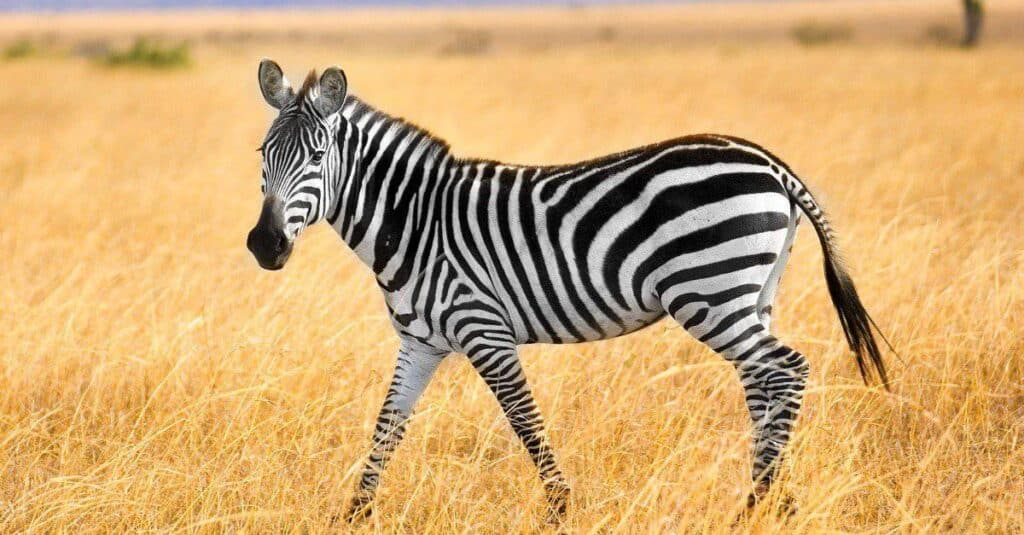
#> input picture Numpy/Zebra-in-field-e1653793342190-1024x535.jpg, 1024 x 535 px
$ jupyter execute 'matrix and 2D arrays in numpy.ipynb'   (shell and % lines are left out)
#> lines starting #> are read from the running program, lines starting #| are printed output that depends on the picture
# Not just 1D array we can create higher dimensional array in numpy for eg. 2D- array

[cell 1]
import numpy as np

[cell 2]
a = np.array([[1,2,3], [4,5,6]])

[cell 3]
a

[cell 4]
a.ndim

[cell 5]
a.shape

[cell 6]
a.dtype

[cell 7]
np.ones((3,2))

[cell 8]
np.eye(3,3)

[cell 9]
np.eye(3)

[cell 10]
np.full((3,2), 7)

[cell 11]
np.full((4,4), 0.6)

# Indexing and modifying values in 2D array

[cell 12]
a = np.array([[1,2,3], [4,5,6], [7,8,9]])

[cell 13]
a

[cell 14]
a.ndim

[cell 15]
a.shape

[cell 16]
a = np.array([[1,2,3], [4,5,6], [7,8,9]])

[cell 17]
a

[cell 18]
a[0]

[cell 19]
a[1]

[cell 20]
a = np.array([[1,2,3], [4,5,6], [7,8,9]])
a

[cell 21]
a[1,2]

[cell 22]
a[0,0]

[cell 23]
a[0, 1:]

[cell 24]
a = np.array([[1,2,3], [4,5,6], [7,8,9]])
a

[cell 25]
a[1: , :2]

[cell 26]
a[:, 1]

[cell 27]
a[2, :]

# Random matrix generation

* Uniform distribution
* Normal distribution

[cell 28]
import numpy as np

[cell 29]
# seed(0)

[cell 30]
np.random.seed(5) #
np.random.randint(0,10, (3,2)) # uniform x ∈ to [0, 10)

[cell 31]
np.random.seed(5) #
np.random.uniform(1,10, (3,2)) # uniform x ∈ to [0, 10)

# Normal distribution

[cell 32]
np.random.normal(10, 2, (3,2)) # µ = 10 , σ = 2

[cell 33]
np.random.randn(3,2)  # µ = 0 , σ = 1

# Matrix multiplication -- linear algebra / Dot product in numpy

[cell 34]
a = np.array([[1,2,3], [4,5,6]])
b = np.array([[7,8], [9,10], [11,12]])

[cell 35]
a.shape

[cell 36]
b.shape

[cell 37]
np.dot(a,b) # matrix multiplication

# Cross product

https://www.cuemath.com/geometry/cross-product/

[cell 38]
a = np.array([3,4,5])
b = np.array([7,8,9])

[cell 39]
np.cross(a,b)

# The axis argument in numpy

[cell 40]
a = np.array([[1,2,3], [4,5,6]])

[cell 41]
a

[cell 42]
a.sum()

[cell 43]
a.sum(axis = 0)

[cell 44]
a.sum(axis = 1)

# matrix statistics

[cell 45]
a = np.array([[4,8,5], [9,3,1]])

[cell 46]
a

[cell 47]
a.min()

[cell 48]
a.min(axis = 0)

[cell 49]
a.min(axis = 1)

# argmax and argmin in 2D array

[cell 50]
a = np.array([[4,8,5], [9,3,1]])

[cell 51]
a

[cell 52]
a.flatten()

[cell 53]
a.ravel()

[cell 54]
a.min()

[cell 55]
a

[cell 56]
a.argmin()

[cell 57]
np.unravel_index(a.argmin(), a.shape)

[cell 58]
a[np.unravel_index(a.argmin(), a.shape)]

# transpose

[cell 59]
a = np.array([[1,2,3], [4,5,6]])

[cell 60]
a

[cell 61]
a.T

[cell 62]
b = np.array([1,2,3]).reshape(1,3)

[cell 63]
b.shape

[cell 64]
b

[cell 65]
b.T

[cell 66]
b.T.shape

# Inverse of matrix

[cell 67]
a = np.array([[2,1], [7,4]])

[cell 68]
a

[cell 69]
np.linalg.inv(a)

# Determinant of matrix using numpy

[cell 70]
np.linalg.det(a)

# 3D

[cell 71]
# !pip install opencv-python

[cell 72]
import cv2

[cell 73]
zebra = cv2.imread('Zebra-in-field-e1653793342190-1024x535.jpg', 1) # bgr colorspace
#> zebra is the input picture: shape (535, 1024, 3); mean B, G, R 113.8, 169.5, 208.7

[cell 74]
zebra.shape
#> Out = (535, 1024, 3)

[cell 75]
zebra

[cell 76]
zebra.ndim
#> Out = 3

[cell 77]
import matplotlib.pyplot as plt

[cell 78]
plt.figure(figsize= (15, 8))
plt.imshow(zebra, cmap = 'gray')
plt.show()

[cell 79]
zebra_rgb = cv2.cvtColor(zebra, cv2.COLOR_BGR2RGB)

[cell 80]
plt.figure(figsize= (15, 8))
plt.imshow(zebra_rgb, cmap = 'gray')
plt.show()

[cell 81]
zebra = cv2.imread('Zebra-in-field-e1653793342190-1024x535.jpg', 0)
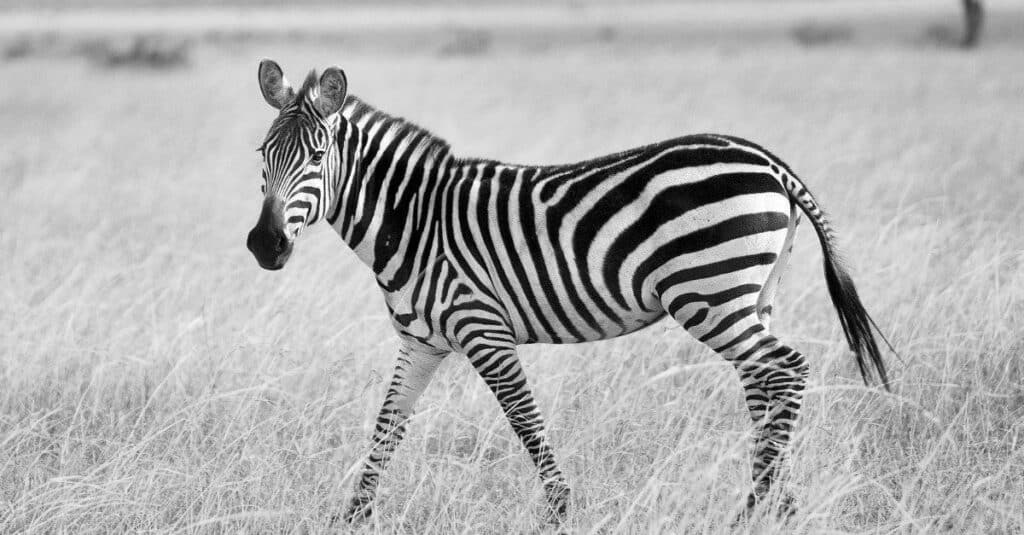
#> zebra: shape (535, 1024); min 0, max 255, mean 174.9

[cell 82]
plt.figure(figsize= (15, 8))
plt.imshow(zebra, cmap = 'gray')
plt.show()

[cell 83]
zebra.shape
#> Out = (535, 1024)

[cell 84]
zebra.ndim
#> Out = 2
